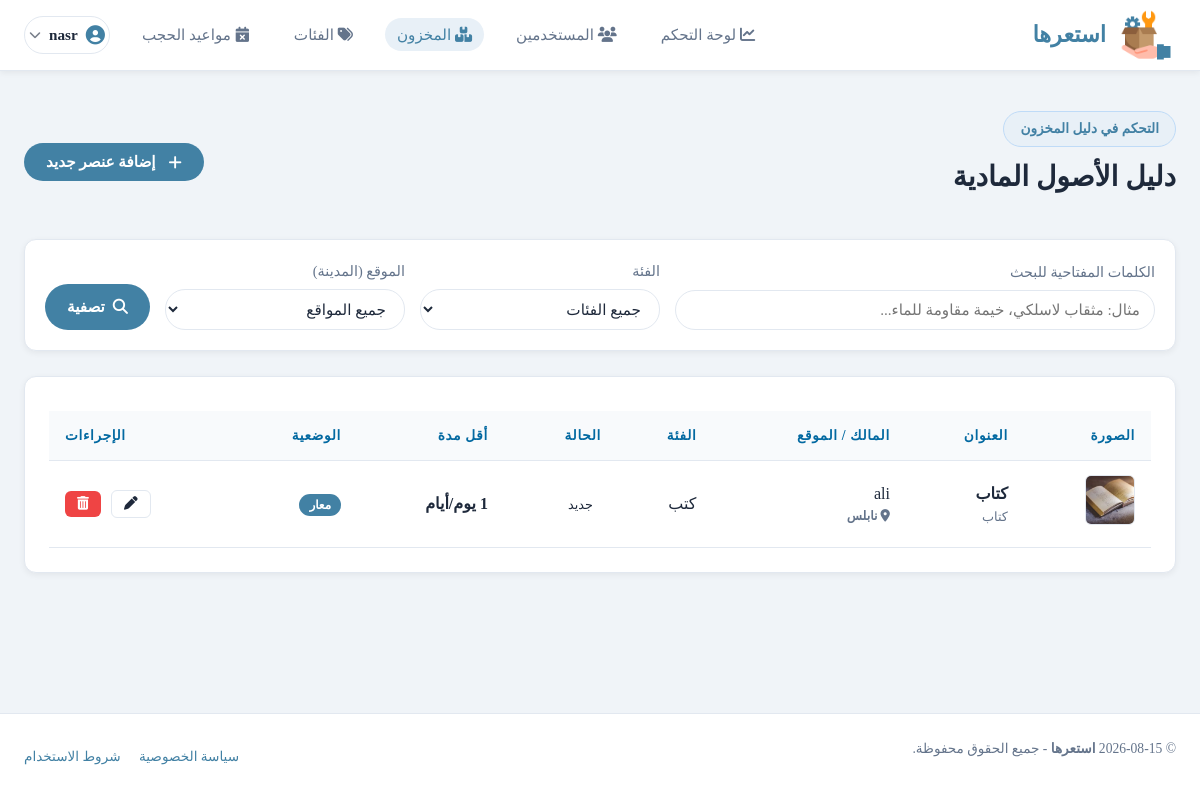
The page /Admin/items.php (signed in) on the database its author committed.
### tables this page shows
CREATE TABLE `items` (
  `Item_ID` int(11) NOT NULL,
  `User_ID` int(11) NOT NULL,
  `Category_ID` int(11) NOT NULL,
  `Title` varchar(200) NOT NULL,
  `Description` text NOT NULL,
  `ItemCondition` varchar(20) NOT NULL,
  `MinBorrowDays` int(11) NOT NULL,
  `City` varchar(20) NOT NULL,
  `Status` varchar(20) NOT NULL,
  `AddedBy` int(11) NOT NULL,
  `AddedDate` date NOT NULL
);

CREATE TABLE `users` (
  `User_ID` int(11) NOT NULL,
  `FullName` varchar(200) NOT NULL,
  `Email` varchar(50) NOT NULL,
  `PhoneNumber` varchar(20) DEFAULT NULL,
  `Password` varchar(255) NOT NULL,
  `UserRole` varchar(10) NOT NULL,
  `CreateDate` date NOT NULL
);

CREATE TABLE `categories` (
  `Category_ID` int(11) NOT NULL,
  `category_Name` varchar(100) NOT NULL
);

### Admin/items.php (the view, shortened to what this page needs)
<?php
require_once __DIR__ . '\..\includes\auth.php';
$search = trim($_GET['search'] ?? '');
$query_parts = [];
$where_clause = !empty($query_parts) ? "WHERE " . implode(" AND ", $query_parts) : "";
$items_stmt = $config->prepare("
    SELECT i.*, c.category_Name, u.FullName as OwnerName, img.ImageUrl
    FROM items i
    JOIN categories c ON i.Category_ID = c.Category_ID
    JOIN users u ON i.User_ID = u.User_ID
    LEFT JOIN item_images img ON i.Item_ID = img.Item_ID
    $where_clause
    GROUP BY i.Item_ID
    ORDER BY i.AddedDate DESC, i.Item_ID DESC
");
$items_stmt->execute();
$items = $items_stmt->get_result()->fetch_all(MYSQLI_ASSOC);
require_once __DIR__ . '/../includes/header.php';
?>
<main>
    <div class="container" style="text-align: right;">
        <div class="card-header" style="border: none; padding-bottom: 0; display: flex; justify-content: space-between; align-items: center;">
            <div>
                <span class="hero-badge" style="margin-bottom: 8px;">التحكم في دليل المخزون</span>
                <h2>دليل الأصول المادية</h2>
            </div>
            <button onclick="openModal('addItemModal')" class="btn btn-primary"><i class="fa-solid fa-plus" style="margin-left: 5px;"></i> إضافة عنصر جديد</button>
        </div>
        <div class="card" style="margin-top: 25px; padding: 20px;">
            <form action="items.php" method="GET" style="display: flex; flex-direction: column; gap: 15px;">
                <div style="display: grid; grid-template-columns: 2fr 1fr 1fr auto; gap: 15px; align-items: end;">
                    <div class="form-group" style="margin: 0;">
                        <label for="search" class="form-label">الكلمات المفتاحية للبحث</label>
                        <input type="text" name="search" id="search" class="form-control" placeholder="مثال: مثقاب لاسلكي، خيمة مقاومة للماء..." value="<?php echo htmlspecialchars($search); ?>">
                    </div>
                    <div class="form-group" style="margin: 0;">
                        <label for="category" class="form-label">الفئة</label>
                        <select name="category" id="category" class="form-control">
                            <option value="">جميع الفئات</option>
                        </select>
                    </div>
                    <div class="form-group" style="margin: 0;">
                        <label for="city" class="form-label">الموقع (المدينة)</label>
                        <select name="city" id="city" class="form-control">
                            <option value="">جميع المواقع</option>
                        </select>
                    </div>
                    <div style="display: flex; gap: 8px;">
                        <button type="submit" class="btn btn-primary" style="height: 46px;"><i class="fa-solid fa-magnifying-glass"></i> تصفية</button>
                    </div>
                </div>
            </form>
        </div>
        <div class="card" style="margin-top: 25px;">
            <?php if (empty($items)): ?>
                <div style="text-align: center; padding: 40px 0;">
                    <i class="fa-solid fa-boxes-packing text-muted" style="font-size: 3rem; margin-bottom: 15px; display: block;"></i>
                    <p class="text-muted">لا توجد عناصر مدرجة حالياً في الدليل.</p>
                </div>
            <?php else: ?>
                <div class="table-responsive">
                    <table>
                        <thead>
                            <tr>
                                <th>الصورة</th>
                                <th>العنوان</th>
                                <th>المالك / الموقع</th>
                                <th>الفئة</th>
                                <th>الحالة</th>
                                <th>أقل مدة</th>
                                <th>الوضعية</th>
                                <th style="text-align: left;">الإجراءات</th>
                            </tr>
                        </thead>
                        <tbody>
                            <?php foreach ($items as $item): ?>
                                <tr>
                                    <td>
                                        <img src="<?php echo htmlspecialchars($item['ImageUrl'] ?: 'https://images.unsplash.com/photo-1581092160607-ee22621dd758?w=800'); ?>" alt="صورة العنصر" style="width: 50px; height: 50px; object-fit: cover; border-radius: 6px; border: 1px solid #e2e8f0;">
                                    </td>
                                    <td>
                                        <strong><?php echo htmlspecialchars($item['Title']); ?></strong>
                                        <div style="font-size: 0.8rem; max-width: 250px; overflow: hidden; text-overflow: ellipsis; white-space: nowrap;" class="text-muted"><?php echo htmlspecialchars($item['Description']); ?></div>
                                    </td>
                                    <td>
                                        <div><?php echo htmlspecialchars($item['OwnerName']); ?></div>
                                        <div style="font-size: 0.78rem; font-weight: 600;" class="text-muted"><i class="fa-solid fa-location-dot"></i> <?php echo htmlspecialchars($item['City'] ?: 'عام'); ?></div>
                                    </td>
                                    <td><?php echo htmlspecialchars($item['category_Name']); ?></td>
                                    <td>
                                        <?php
                                            $cond_ar = [
                                                'New' => 'جديد',
                                                'Good' => 'جيد',
                                                'Fair' => 'مقبول',
                                                'Poor' => 'رديء'
                                            ][$item['ItemCondition']] ?? $item['ItemCondition'];
                                        ?>
                                        <span style="font-size: 0.8rem; background: rgba(255, 255, 255, 0.05); padding: 4px 8px; border-radius: 4px;">
                                            <?php echo htmlspecialchars($cond_ar); ?>
                                        </span>
                                    </td>
                                    <td><strong><?php echo $item['MinBorrowDays']; ?> يوم/أيام</strong></td>
                                    <td>
                                        <?php
                                            $status_class = strtolower($item['Status']);
                                            $status_ar = [
                                                'available' => 'متاح',
                                                'unavailable' => 'غير متاح',
                                                'borrowed' => 'معار',
                                                'pending' => 'معلق'
                                            ][$status_class] ?? $item['Status'];
                                        ?>
                                        <span class="item-badge badge-<?php echo $status_class; ?>" style="position: static;">
                                            <?php echo htmlspecialchars($status_ar); ?>
                                        </span>
                                    </td>
                                    <td style="text-align: left; white-space: nowrap;">
                                        <button onclick='editItem(<?php echo json_encode($item); ?>)' class="btn btn-secondary btn-sm" style="margin-left: 6px;"><i class="fa-solid fa-pen"></i></button>
                                        <form action="items.php" method="POST" style="display: inline;" data-confirm="هل تريد حذف هذا العنصر؟ سيتم إزالة صور الدليل والتواريخ المرتبطة والسجلات غير النشطة بالكامل.">
                                            <button type="submit" class="btn btn-danger btn-sm"><i class="fa-solid fa-trash-can"></i></button>
                                        </form>
                                    </td>
                                </tr>
                            <?php endforeach; ?>
                        </tbody>
                    </table>
                </div>
            <?php endif; ?>
        </div>
    </div>
</main>
<?php require_once __DIR__ . '\..\includes\footer.php'; ?>

### assets/css/style.css (style rules this page uses)
* { margin: 0; padding: 0; box-sizing: border-box; }
body { font-family: 'Times New Roman', Times, serif; background-color: #f0f4f8; color: #1e293b; line-height: 1.6; min-height: 100vh; display: flex; flex-direction: column; overflow-x: hidden; }
.container { width: 100%; max-width: 1200px; margin: 0 auto; padding: 0 24px; }
main { flex: 1; padding: 40px 0; }
h1, h2, h3, h4, h5, h6 { font-weight: 700; color: #1e293b; margin-bottom: 0.5em; }
h2 { font-size: 1.75rem; }
.hero-badge { background-color: #e8f0f7; border: 1px solid #bfdbf7; color: #4281a4; padding: 6px 16px; border-radius: 40px; font-size: 0.85rem; font-weight: 600; display: inline-block; margin-bottom: 20px; }
.card { background-color: #ffffff; border: 1px solid #e2e8f0; border-radius: 12px; padding: 24px; box-shadow: 0 2px 6px rgba(0, 0, 0, 0.06); }
.card-header { margin-bottom: 20px; border-bottom: 1px solid #e2e8f0; padding-bottom: 14px; display: flex; justify-content: space-between; align-items: center; }
.btn { display: inline-flex; align-items: center; justify-content: center; gap: 8px; font-family: inherit; font-size: 0.95rem; font-weight: 600; padding: 10px 22px; border-radius: 25px; border: none; cursor: pointer; transition: all 0.25s ease; text-decoration: none; }
.btn-primary { background-color: #4281a4; color: #ffffff; }
.btn-secondary { background-color: #ffffff; color: #1e293b; border: 1px solid #e2e8f0; }
.btn-danger { background-color: #ef4444; color: #ffffff; }
.btn-sm { padding: 6px 12px; font-size: 0.85rem; border-radius: 6px; }
.form-group { margin-bottom: 20px; }
.form-label { display: block; margin-bottom: 6px; font-size: 0.9rem; font-weight: 500; color: #64748b; }
.form-control { width: 100%; background-color: #ffffff; border: 1px solid #e2e8f0; border-radius: 20px; padding: 10px 14px; color: #1e293b; font-family: inherit; font-size: 0.95rem; transition: all 0.25s ease; }
select.form-control option { background-color: #ffffff; color: #1e293b; }
.item-badge { position: absolute; top: 12px; right: 12px; font-size: 0.75rem; font-weight: 700; padding: 4px 10px; border-radius: 20px; text-transform: uppercase; }
.badge-borrowed { background-color: #4281a4; color: #ffffff; }
.table-responsive { width: 100%; overflow-x: auto; }
table { width: 100%; border-collapse: collapse; margin-top: 10px; }
th, td { padding: 14px 16px; text-align: left; border-bottom: 1px solid #e2e8f0; }
th { font-weight: 600; color:#0369a1; font-size: 0.85rem; text-transform: uppercase; letter-spacing: 0.05em; background-color: #f8fafc; }
[dir="rtl"] body { font-family: 'Times New Roman', Times, serif; }
[dir="rtl"] th, [dir="rtl"] td { text-align: right; }
[dir="rtl"] .item-badge { left: 12px; right: auto !important; }
.text-muted { color: #64748b; }

### rows shown on the page
items: Title "كتاب", Description "كتاب", User_ID.FullName "ali", City "نابلس", Category_ID.category_Name "كتب", ItemCondition "جديد", MinBorrowDays "1", Status "معار"

### other values the page prints
$_SESSION['FullName'] "nasr"
